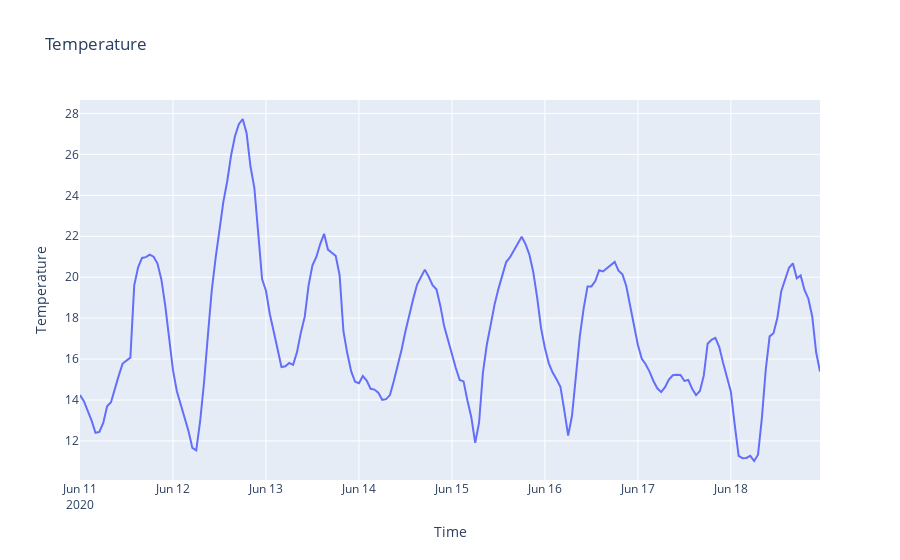

The code cell stored with this chart in its notebook:
### Code cell
import plotly.express as px

fig = px.line(data, x="Time", y="Temperature", title='Temperature')
fig.show()
fig.write_html(file='test_fig.html', include_plotlyjs='plotly.js',full_html=False, auto_open=False)

### Figure 1 — Plotly figure (JSON) as saved in the notebook; plotly's stock layout.template omitted (floating-point values rounded to 4 significant figures; data arrays with more than 128 entries replaced by an {"elided": "..."} marker saying what was removed)
{"data": [{"hovertemplate": "Time=%{x}<br>Temperature=%{y}<extra></extra>", "legendgroup": "", "line": {"color": "#636efa", "dash": "solid"}, "mode": "lines", "name": "", "orientation": "v", "showlegend": false, "type": "scatter", "x": {"elided": "192 str values"}, "xaxis": "x", "y": {"elided": "192 float values"}, "yaxis": "y"}], "layout": {"legend": {"tracegroupgap": 0}, "title": {"text": "Temperature"}, "xaxis": {"anchor": "y", "domain": [0.0, 1.0], "title": {"text": "Time"}}, "yaxis": {"anchor": "x", "domain": [0.0, 1.0], "title": {"text": "Temperature"}}}}
